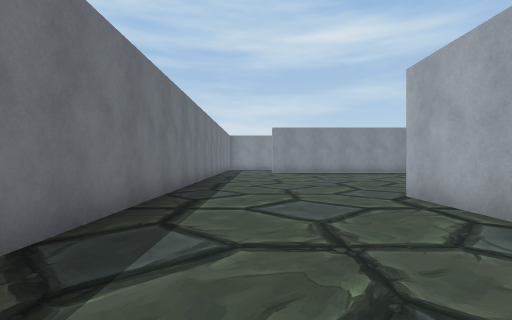
view 1 (above)

24 first-person views from a walk through a scene from a Unity 3-D project. The camera is 1.4 m above the floor, looks level and sees 85° across. The floor is counted in squares, 2 m on a side. Each view is taken from the middle of a square. On the plan, view 1 faces up. The plan holds only what a view shows up to about 9 squares ahead; the rest is blank. The place goes on beyond the plan. The player is left out. Some surface patterns are stand-ins.

view 2
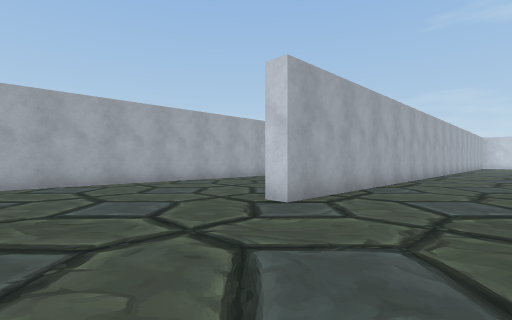

view 3
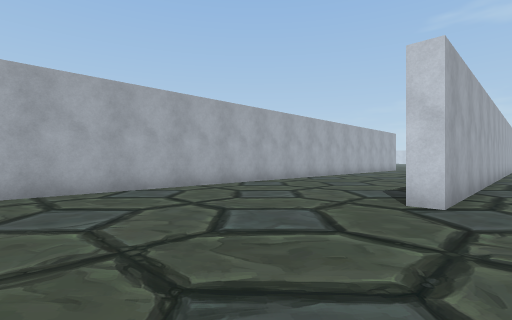

view 4
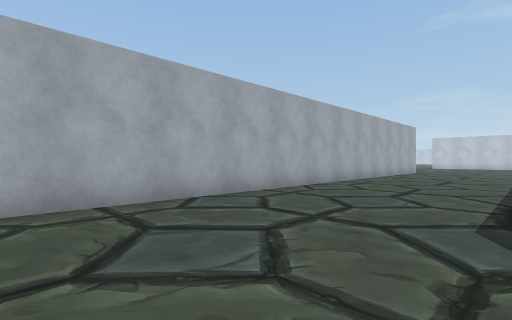

view 5
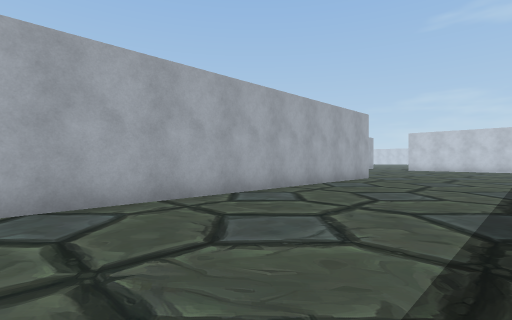

view 6
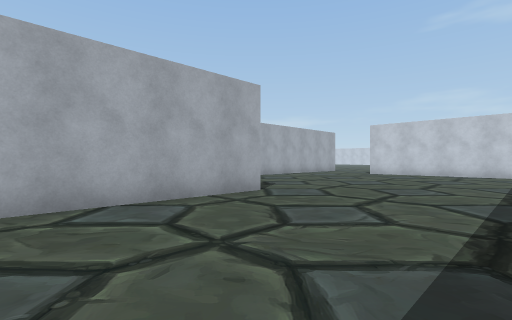

view 7
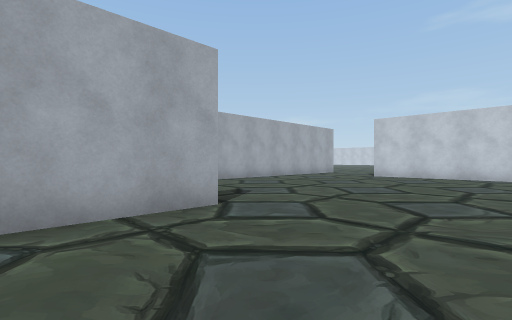

view 8
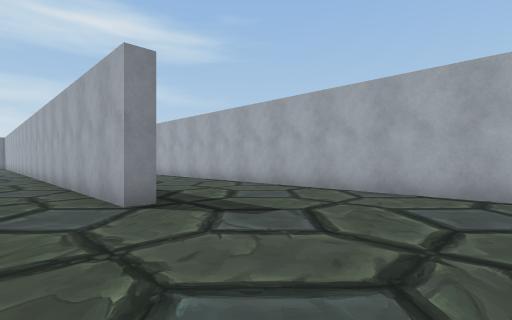

view 9
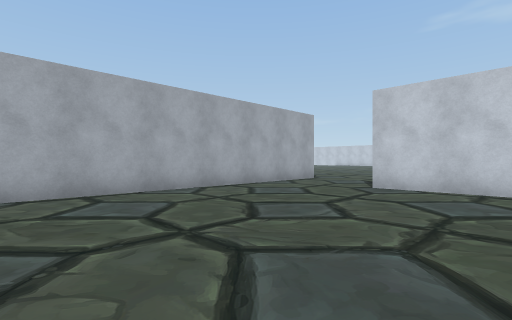

view 10
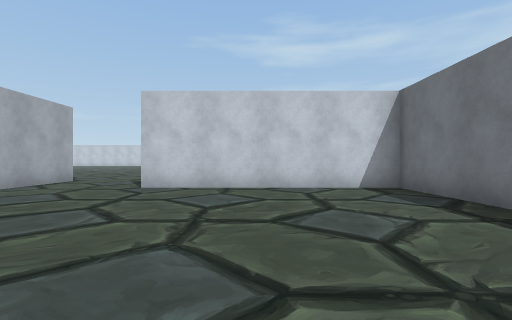

view 11
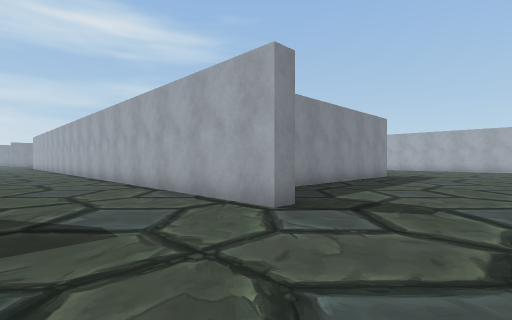

view 12
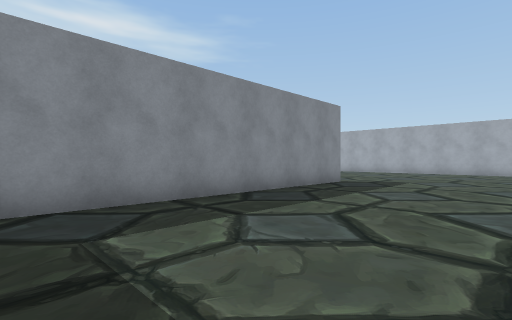

view 13
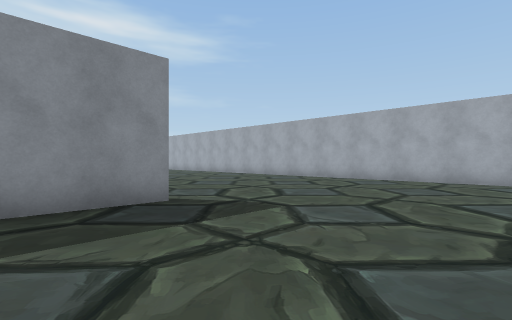

view 14
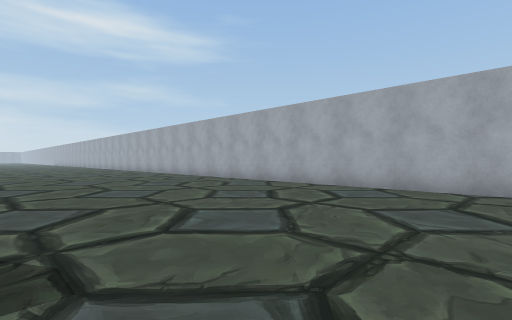

view 15
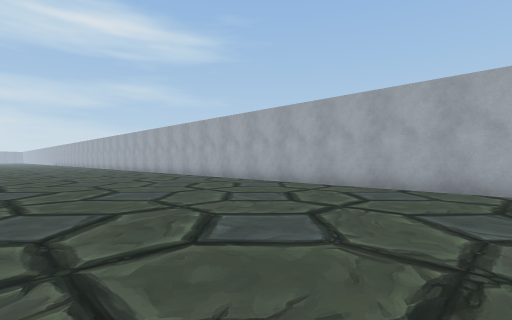

view 16
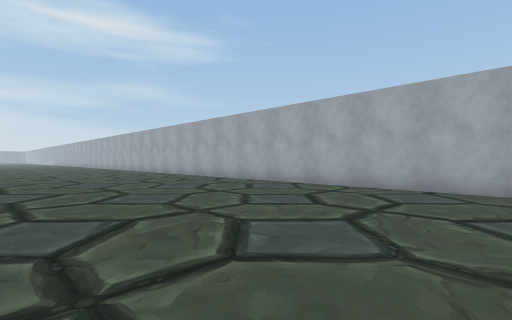

view 17
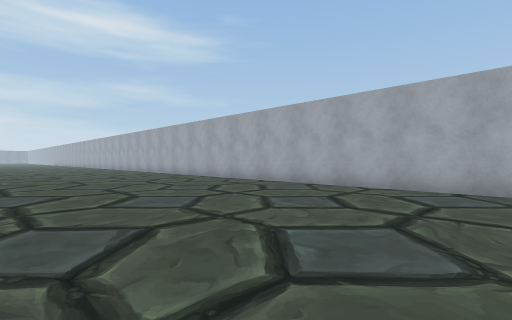

view 18
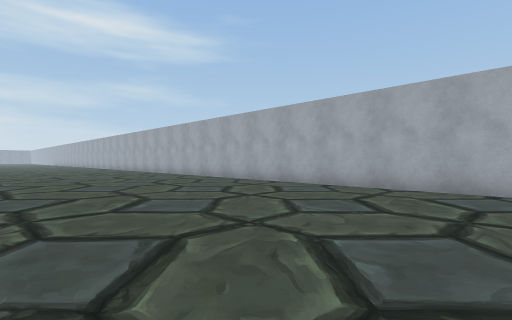

view 19
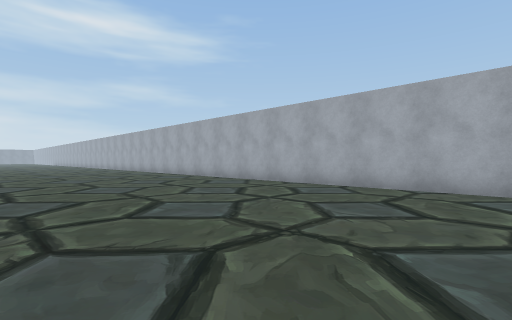

view 20
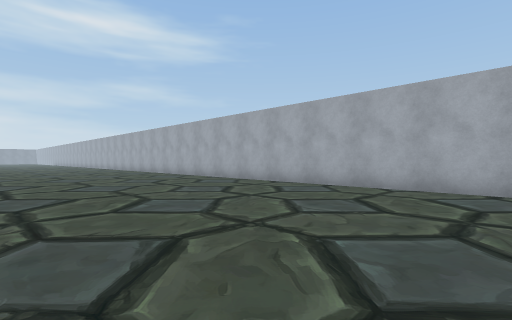

view 21
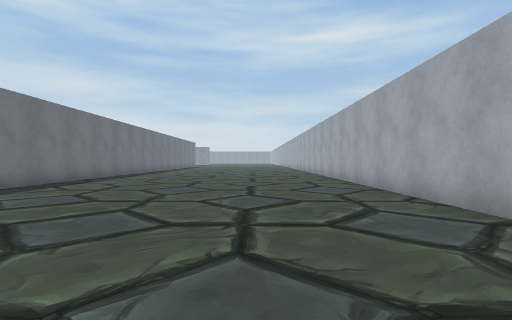

view 22
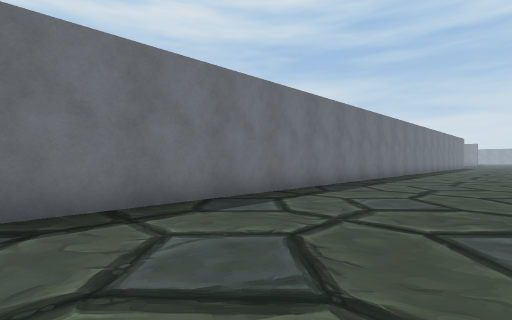

view 23
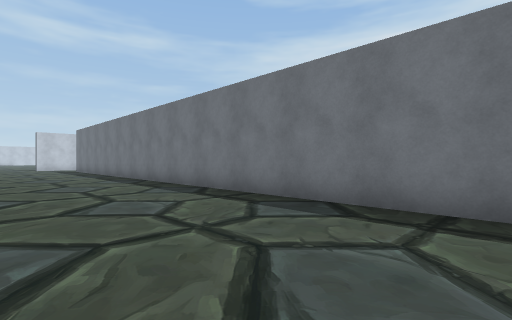

view 24
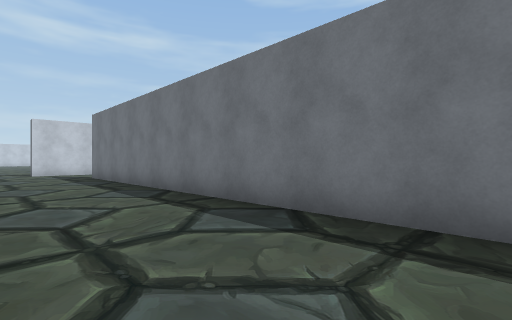

### Floor plan
Points are (right, up) in squares from view 1. A wall is a line through its corners. A room is listed if a view was taken in it or the views show most of it. See-through windows are left out.
Room 1 (views 1, 2, 3, 4, 5, 6, 7, 8, 9, 10)
walls: (9.1, -9.7) (8.5, -9.7) (8.5, 9.8); (2.9, -1.9) (2.9, 5.4) (3.5, 5.4); (3.4, -15.9) (3.4, -19) (10, -19); (13.1, -17.6) (13.1, -7.4); (-1.9, 9) (-1.9, 2)
ways out: opening at (11, -18.3) to room 2
Room 2 (views 11, 12, 13, 14, 15, 16, 17, 18, 19, 20, 21, 22, 23, 24)
walls: (22.4, -19.5) (14.1, -19.5); (13.6, -21.3) (13.1, -21.3) (13.1, -17.6); (30, -23.6) (30, 10); (20.8, 10) (20.8, -13.5)
ways out: opening at (11, -18.3) to room 1

Where each view was taken, in squares from view 1:
view 1: 0 up, 0 right, facing up
view 2: 9 up, 0 right, facing down-right
view 3: 10 up, 2 right, facing down-right
view 4: 7 up, 4 right, facing down-right
view 5: 1 up, 4 right, facing down-right
view 6: 5 down, 4 right, facing down-right
view 7: 7 down, 5 right, facing down-right
view 8: 14 down, 7 right, facing up-right
view 9: 12 down, 7 right, facing down-right
view 10: 12 down, 7 right, facing down
view 11: 24 down, 10 right, facing up-right
view 12: 24 down, 14 right, facing up-right
view 13: 24 down, 20 right, facing up-right
view 14: 23 down, 23 right, facing up-right
view 15: 19 down, 23 right, facing up-right
view 16: 15 down, 23 right, facing up-right
view 17: 11 down, 23 right, facing up-right
view 18: 7 down, 23 right, facing up-right
view 19: 3 down, 23 right, facing up-right
view 20: 0 up, 23 right, facing up-right
view 21: 1 up, 27 right, facing up
view 22: 1 up, 25 right, facing up-left
view 23: 3 up, 25 right, facing down-left
view 24: 4 down, 24 right, facing down-left
